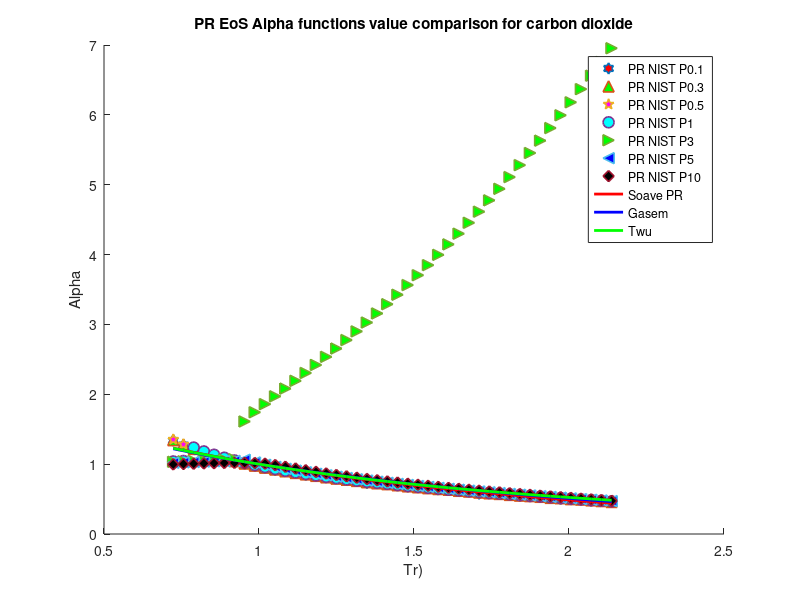

Write MATLAB code to recreate this figure.
clear 
clc
load CO2_rho_different_pressure_data.mat
%PR Decane
P = [0.1E6,0.3E6,0.5E6,1E6,3E6,5E6,10E6]; %pa
omega = 0.239; %Acentric factor
Tc = 304.1; %K
Pc = 7830000; %Pa
R = 8.31446 %J/K*mol
b = 0.07780*(R*Tc/Pc);
a = 0.45724*(((R^2)*(Tc^2))/Pc);
T = 220; %k
M = 44.01/1000; %kg/mol
S1=0.37464+1.54226*omega-0.26992*omega^2;
for i = 1:1:44
   Tr=T/Tc;
   Tr_list(i)=Tr;
   for j = 1:1:7
       Vm(i,j) = M/rho(i,j);
   end
   alpha_0(i) = (Tr)^(-0.171813)*exp(0.125283*(1-(Tr)^(1.77634)));
   alpha_1(i) = (Tr)^(-0.607352)*exp(0.511614*(1-(Tr)^(2.20517)));
   alpha_PR_01(i) = ((R*T)/(Vm(i,1)-b)-P(1))*((Vm(i,1)^2+2*b*Vm(i,1)-b^2)/a);
   alpha_PR_03(i) = ((R*T)/(Vm(i,2)-b)-P(2))*((Vm(i,2)^2+2*b*Vm(i,2)-b^2)/a);
   alpha_PR_05(i) = ((R*T)/(Vm(i,3)-b)-P(3))*((Vm(i,3)^2+2*b*Vm(i,3)-b^2)/a);
   alpha_PR_1(i) = ((R*T)/(Vm(i,4)-b)-P(4))*((Vm(i,4)^2+2*b*Vm(i,4)-b^2)/a);
   alpha_PR_3(i) = ((R*T)/(Vm(i,5)-b)-P(5))*((Vm(i,5)^2+2*b*Vm(i,5)-b^2)/a);
   alpha_PR_5(i) = ((R*T)/(Vm(i,6)-b)-P(6))*((Vm(i,6)^2+2*b*Vm(i,6)-b^2)/a);
   alpha_PR_10(i) = ((R*T)/(Vm(i,7)-b)-P(7))*((Vm(i,7)^2+2*b*Vm(i,7)-b^2)/a);
%    alpha_PR_20(i) = ((R*T)/(Vm(i,8)-b)-P(8))*((Vm(i,8)^2+2*b*Vm(i,8)-b^2)/a);
   alpha_soave_PR(i) =(1+S1*(1-sqrt(Tr)))^2;
   alpha_Gasem(i) = exp((2.019+0.811*Tr)*(1-(Tr)^0.2453));
   alpha_twu(i) = alpha_0(i)+omega*(alpha_1(i)-alpha_0(i));
   Temp(i)=T;
   T = T+10;
end
hold on
plot(Tr_list,alpha_PR_01,'h','MarkerSize',8,'MarkerFaceColor','r','LineWidth',1.2)
plot(Tr_list,alpha_PR_03,'^','MarkerSize',8,'MarkerFaceColor','g','LineWidth',1.2)
plot(Tr_list,alpha_PR_05,'p','MarkerSize',8,'MarkerFaceColor','m','LineWidth',1.2)
plot(Tr_list,alpha_PR_1,'o','MarkerSize',8,'MarkerFaceColor','c','LineWidth',1.2)
plot(Tr_list,alpha_PR_3,'>','MarkerSize',8,'MarkerFaceColor','g','LineWidth',1.2)
plot(Tr_list,alpha_PR_5,'<','MarkerSize',8,'MarkerFaceColor','b','LineWidth',1.2)
plot(Tr_list,alpha_PR_10,'d','MarkerSize',8,'MarkerFaceColor','k','LineWidth',1.2)
% plot(Tr_list,alpha_PR_20,'^','MarkerSize',8,'MarkerFaceColor','y','LineWidth',1.2)
plot(Tr_list,alpha_soave_PR,'r','LineWidth',2)
plot(Tr_list,alpha_Gasem,'b','LineWidth',2)
plot(Tr_list,alpha_twu,'g','LineWidth',2)
hold off
legend('PR NIST P0.1','PR NIST P0.3','PR NIST P0.5','PR NIST P1','PR NIST P3','PR NIST P5','PR NIST P10','Soave PR','Gasem','Twu')
xlabel('Tr)')
ylabel('Alpha')
title('PR EoS Alpha functions value comparison for carbon dioxide')